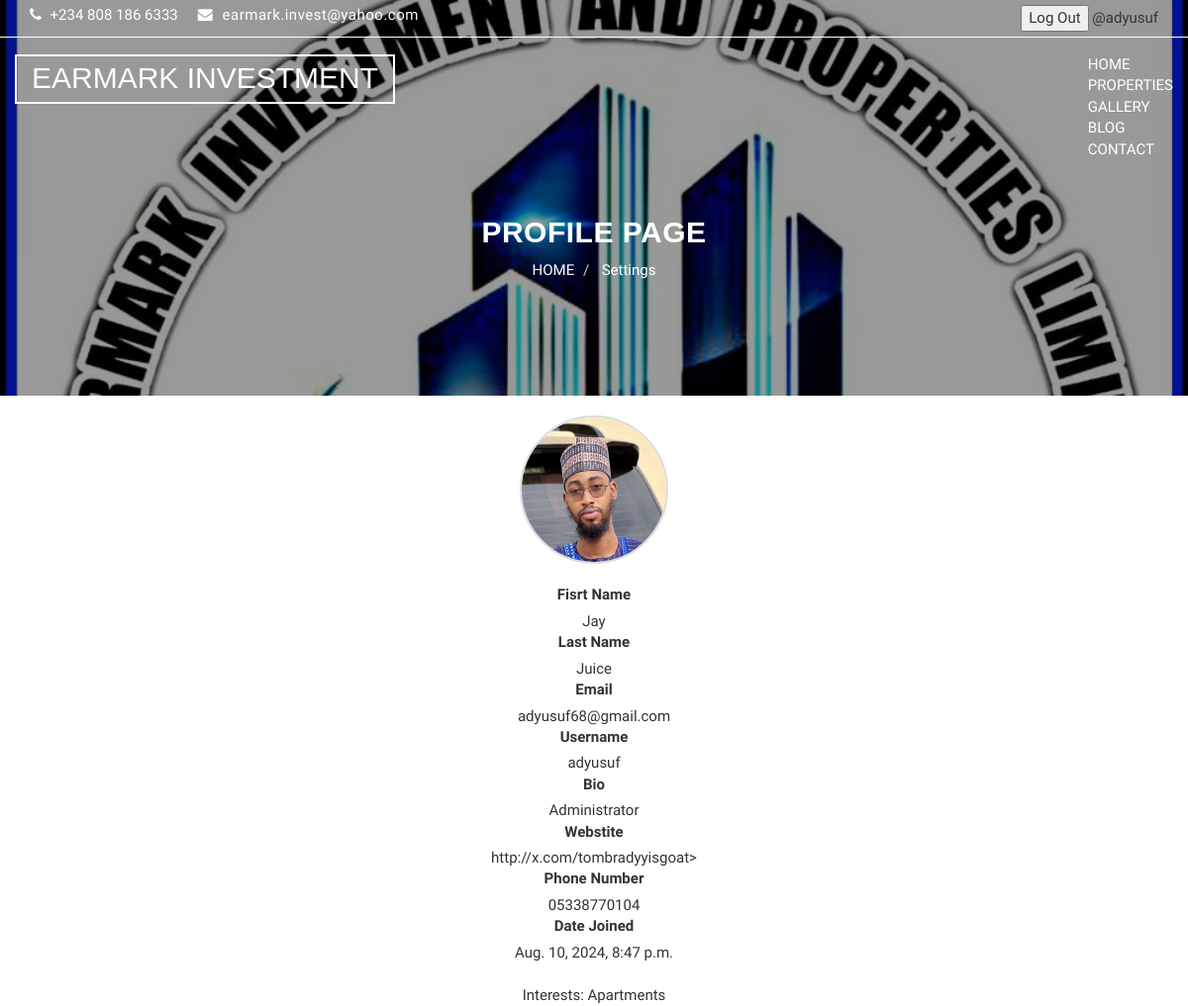
The app's page /accounts/profile (signed in), older data.
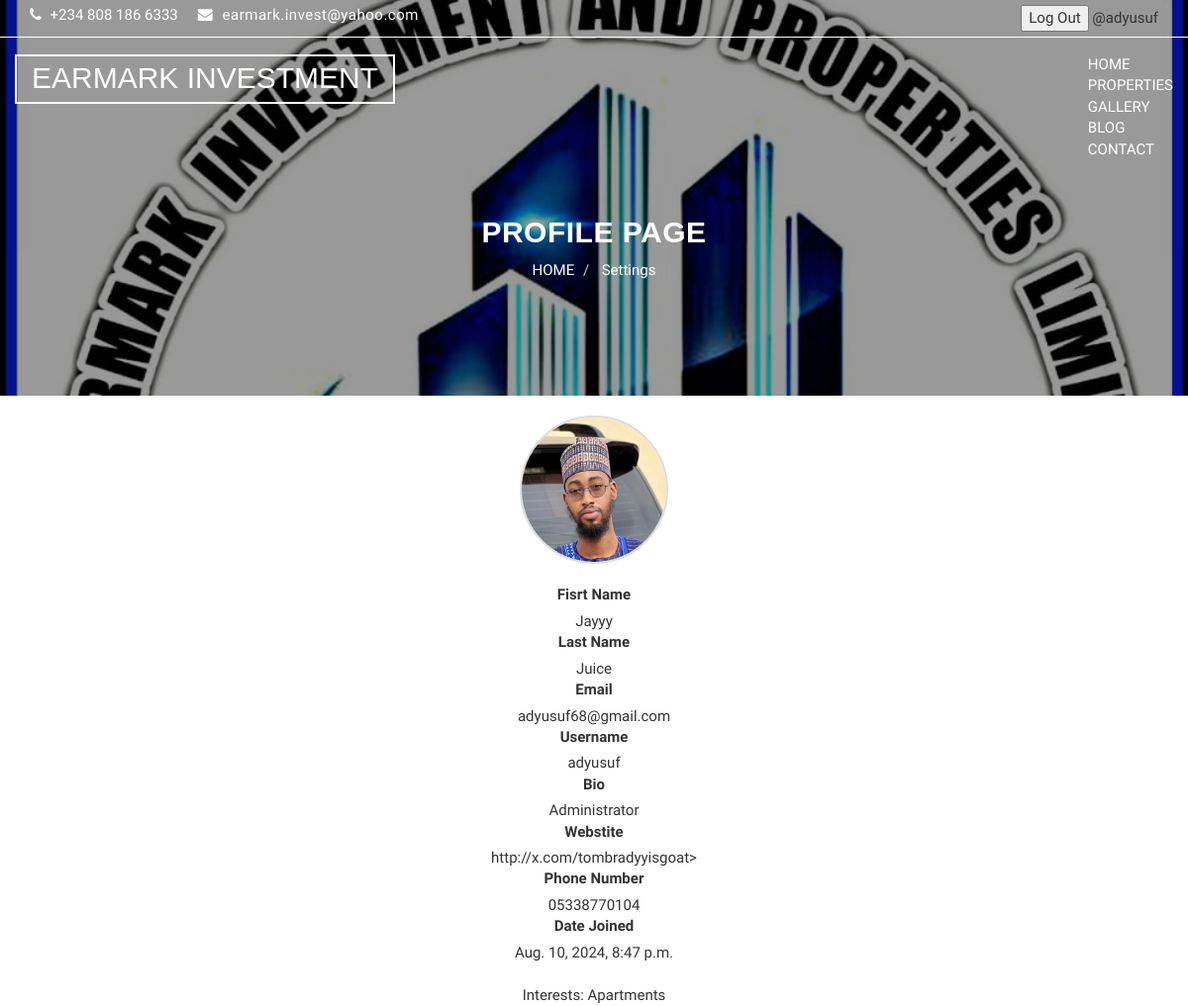
The same page, newer data.
### e_web/apps/accounts/models.py (models this page shows, shortened)
class UserProfile(models.Model):
    user = models.OneToOneField(User, on_delete=models.CASCADE, related_name="profile")
    full_name_displayed = models.BooleanField(default=True)
    first_name = models.CharField(max_length=64, blank=False)
    last_name = models.CharField(max_length=64, blank=False)
    email = models.EmailField(blank=False)
    username = models.CharField(max_length=64, null=False, blank=False)
    profile_pic = models.ImageField(default="default-pic.jpg", null=True, blank=True)
    bio = models.CharField(max_length=500, blank=True, null=True)
    phone = models.CharField(max_length=64, null=True)
    website = models.URLField(max_length=200, blank=True, null=True)
    interests = models.ManyToManyField(UserInterest, blank=True)
    date_created = models.DateTimeField(auto_now_add=True, null=True)

class UserInterest(models.Model):
    name = models.CharField(max_length=64, unique=True)

### e_web/apps/accounts/views.py (the view)
# urls.py: path("profile", views.ProfileView.as_view(), name="profile"),
class ProfileView(LoginRequiredMixin, TemplateView):
    template_name = 'accounts/profile.html'

### e_web/templates/accounts/profile.html (shortened to what this page needs)
{% extends 'base.html' %}
{% block content %}
<!DOCTYPE html>
<html lang="en">
    <head>
    </head>
    <body>
        <section id="aa-property-header">
            <div class="container">
                <div class="row">
                    <div class="col-md-12">
                        <div class="aa-property-header-inner">
                            <h2>Profile Page</h2>
                            <ol class="breadcrumb">
                                <li>
                                    {% url 'public:index' as index_url %}{% if request.path == index_url %}{% else %}
                                    <a href="{{ index_url }}">HOME</a>{% endif %}
                                </li>
                                {% if user.is_active %}
                                <li>
                                    <span><a href="{% url 'accounts:profile-settings' %}">Settings</a></span>
                                </li> {% endif %}
                            </ol>
                        </div>
                    </div>
                </div>
            </div>
        </section>
        <div class="aa-profile-content">
            <section id="aa-profile">
                <div class="container">
                    <div class="row">
                        <div class="col-md-12">
                            <div class="aa-profile-area">
                                <div class="aa-profile-bottom">
                                    <div class="aa-profile-bottom-right">
                                        <ul class="profile-info-list">
                                            {% with profile=user.profile %}
                                            {% if profile %}
                                            <div class="profile-container">
                                                <div class="profile-pic" id="profile-pic">
                                                    <img class="profile-picture" src="{{ profile.profile_pic.url }}"
                                                        alt="Profile Picture" id="profile-pic-img">
                                                </div>
                                                <br />
                                                <label>Fisrt Name</label>
                                                <div>{{ profile.first_name|default:" "}}</div>
                                                <label>Last Name</label>
                                                <div>{{ profile.last_name|default:" "}}</div>
                                                <label>Email</label>
                                                <div>{{ profile.email|default:" "}}</div>
                                                <label>Username</label>
                                                <div>{{ profile.username|default:" "}}</div>
                                                <label>Bio</label>
                                                <div>{{ profile.bio|default:" "}}</div>
                                                <label>Webstite</label>
                                                <div>{% with website=profile.website|default:"" %}</div>
                                                <a href="{{website}}">{{ website }}></a>
                                                {% endwith%}
                                                <label>Phone Number</label>
                                                <div>{{profile.phone}}</div>
                                                <label>Date Joined</label>
                                                <div>{{profile.date_created}}</div>
                                                <br />
                                                <div>
                                                    Interests:
                                                    {% for interest in profile.interests.all %}
                                                    <span>
                                                        {{ interest.name }}{% if not forloop.last %}, {% endif %}
                                                    </span>
                                                    {% endfor %}
                                                </div>
                                                {% endif %}
                                                {% endwith %}
                                            </div>
                                        </ul>
                                    </div>
                                </div>
                            </div>
                        </div>
                    </div>
                </div>
            </section>
        </div>
    </body>
</html>
{% endblock %}

### e_web/templates/base.html (shortened to what this page needs)
{% load static %}
<!DOCTYPE html>
<html lang="en">
  <head>
    <link href="{% static 'theme/css/font-awesome.css' %}" rel="stylesheet">
    <link href="{% static 'theme/css/bootstrap.css' %}" rel="stylesheet">
    <link rel="stylesheet" type="text/css" href="{% static 'theme/css/slick.css' %}">
    <link rel="stylesheet" type="text/css" href="{% static 'theme/css/nouislider.css' %}">
    <link rel="stylesheet" href="{% static 'theme/css/jquery.fancybox.css' %}" type="text/css" media="screen" />
    <link id="switcher" href="{% static 'theme/css/theme-color/violet-theme.css' %}" rel="stylesheet">
    <link href="{% static 'theme/css/style.css' %}" rel="stylesheet">
  </head>
  {% include 'navbar.html' %}
  <body>
    <main>
      {% block content %}
      {% endblock %}
    </main>
  </body>
</html>

### e_web/templates/navbar.html (shortened to what this page needs)
{% url 'contact:contact' as contact_url %}
<header id="aa-header">
  <div class="container">
    <div class="row">
      <div class="col-md-12">
        <div class="aa-header-area">
          <div class="row">
            <div class="col-md-6 col-sm-6 col-xs-6">
              <div class="aa-header-left">
                <div class="aa-telephone-no">
                  <span class="fa fa-phone"></span>
                  +234 808 186 6333
                </div>
                <div class="aa-email hidden-xs">
                  <span class="fa fa-envelope"></span> earmark.invest@yahoo.com
                </div>
              </div>
            </div>
            <div class="col-md-6 col-sm-6 col-xs-6">
              <div class="aa-header-right">
                {% if user.is_authenticated %}
                <span>
                  <form method="post" action="{% url 'accounts:logout' %}">
                    <button type="submit">Log Out</button>
                    <a class="aa-profile">
                      <span><a href="{% url 'accounts:profile' %}">@{{ user.username }}</a></span>
                    </a>
                  </form>{% endif %}
                </span>
              </div>
            </div>
          </div>
        </div>
      </div>
    </div>
  </div>
</header>
<section id="aa-menu-area">
  <nav class="navbar navbar-default main-navbar navbar" role="navigation">
    <div class="container">
      <div class="navbar-header">
        <a> {% url 'public:index' as index_url %}{% if request.path == index_url %}{% else %}<a
            class="navbar-brand aa-logo" href="{{ index_url }}"> EARMARK INVESTMENT</a>{% endif %}</span></a>
      </div>
      <div id="navbar" class="navbar-collapse collapse">
        <ul id="top-menu" class="nav navbar-nav navbar-right aa-main-nav">
          <span>
            <li>
              {% url 'public:index' as index_url %}
              <span>{% if request.path == index_url %}{% else %}<a href="{{ index_url }}">HOME</a>{% endif %}</span>
            </li>
          </span>
          <span>
            <li>
              {% url 'public:properties_list' as properties_list_url %}
              <span>
                {% if request.path == properties_list_url %}PROPERTIES{% else %}
                <a href="{{ properties_list_url }}">PROPERTIES
                </a>{%endif %}
              </span>
            </li>
          </span>
          <span>
            <li>
              {% url 'public:gallery' as gallery_url %}
              <span>{% if request.path == gallery_url %}GALLERY{% else %}<a href="{{ gallery_url }}">GALLERY</a>
                {% endif %}
              </span>
            </li>
          </span>
          <span>
            <li>
              {% url 'public:blog' as blog_url %} <span>
                {% if request.path == blog_url %}BLOG{% else %}<a href="{{ blog_url }}">BLOG</a>{% endif %}</span></a>
            </li>
          </span>
          <span>
            <li>
              <span>{% if request.path == contact_url %}CONTACT{% else %}<a href="{{ contact_url }}">CONTACT</a>
                {% endif %}
              </span>
            </li>
          </span>
        </ul>
      </div>
    </div>
  </nav>
</section>

### static/theme/css/theme-color/violet-theme.css (style rules this page uses)
h2 { color: #8f00ff; }

Row changes from the older to the newer data that the page shows:
changed UserProfile "Juice": first_name "Jay" → "Jayyy"
